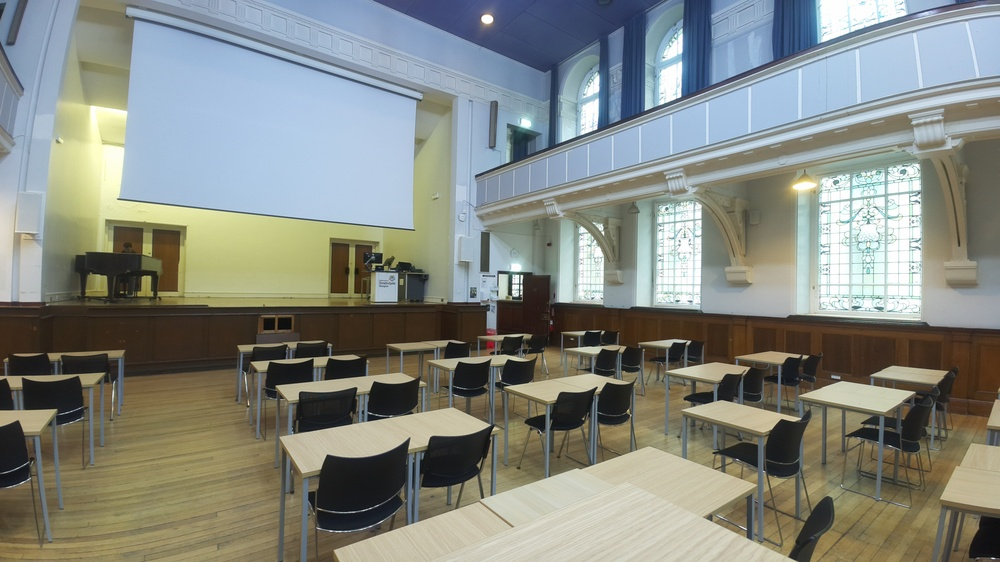
#> input picture stitching/test_images/4/4.jpg, 1000 x 562 px, shrunk from 4608 x 2592 before the run, found by its file name
$ python test.py
#> lines starting #> are read from the running program, lines starting #| are printed output that depends on the picture
from stitching_functions import *
import numpy as np
import cv2

if __name__ == "__main__":
    image1 = cv2.imread('./test_images/4/4.JPG')
#> image1 is the input picture: shape (562, 1000, 3); mean B, G, R 129.4, 136.7, 132.9
    image2 = cv2.imread('./test_images/4/1.JPG')
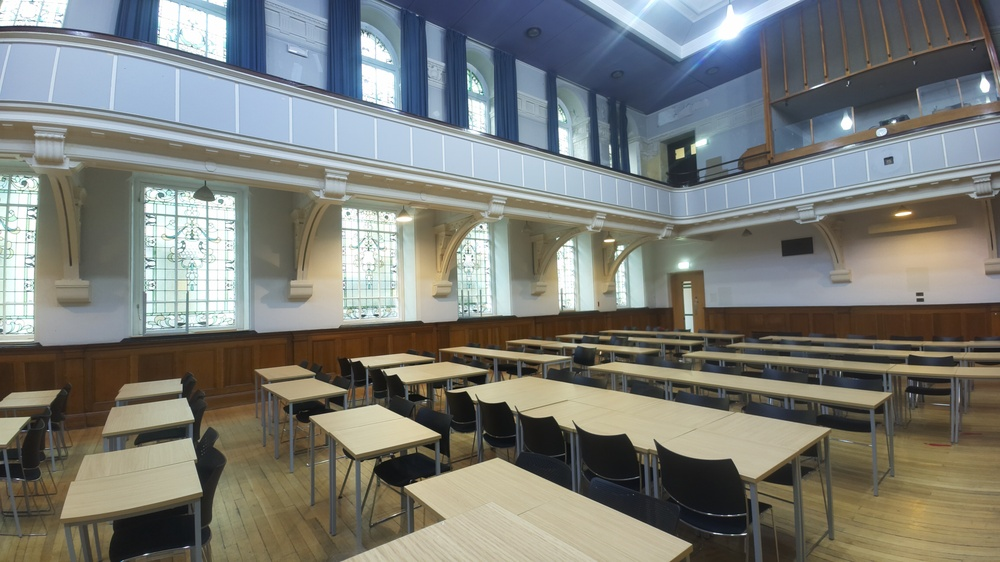
#> input picture stitching/test_images/4/1.jpg, 1000 x 562 px, shrunk from 4608 x 2592 before the run, found by its file name
#> image2 is the input picture: shape (562, 1000, 3); mean B, G, R 118.9, 124.5, 122.9
    image3 = cv2.imread('./test_images/4/2.JPG')
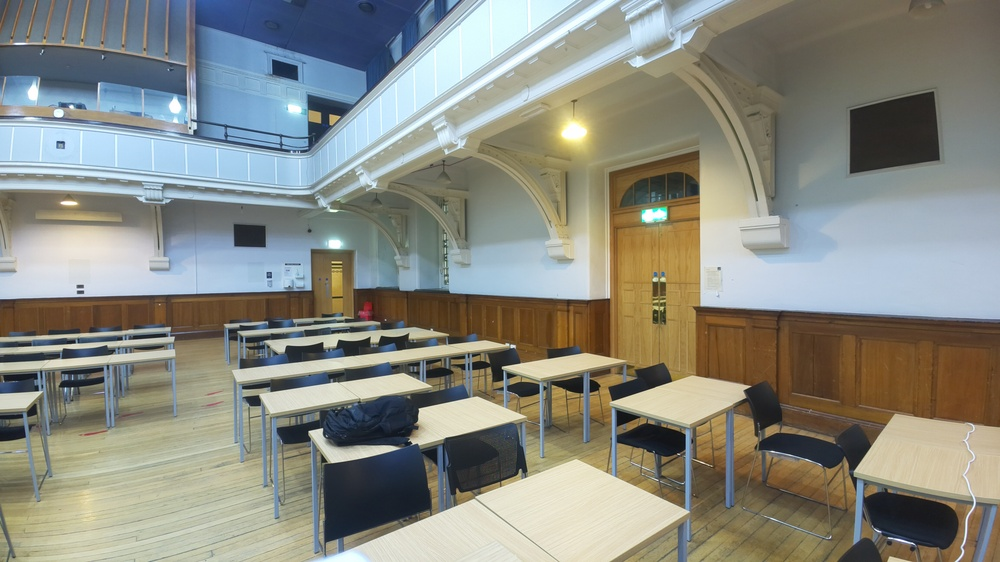
#> input picture stitching/test_images/4/2.jpg, 1000 x 562 px, shrunk from 4608 x 2592 before the run, found by its file name
#> image3 is the input picture: shape (562, 1000, 3); mean B, G, R 129.3, 138.4, 137.1

#> (the run stopped early here; a loop or call above may not have finished)
